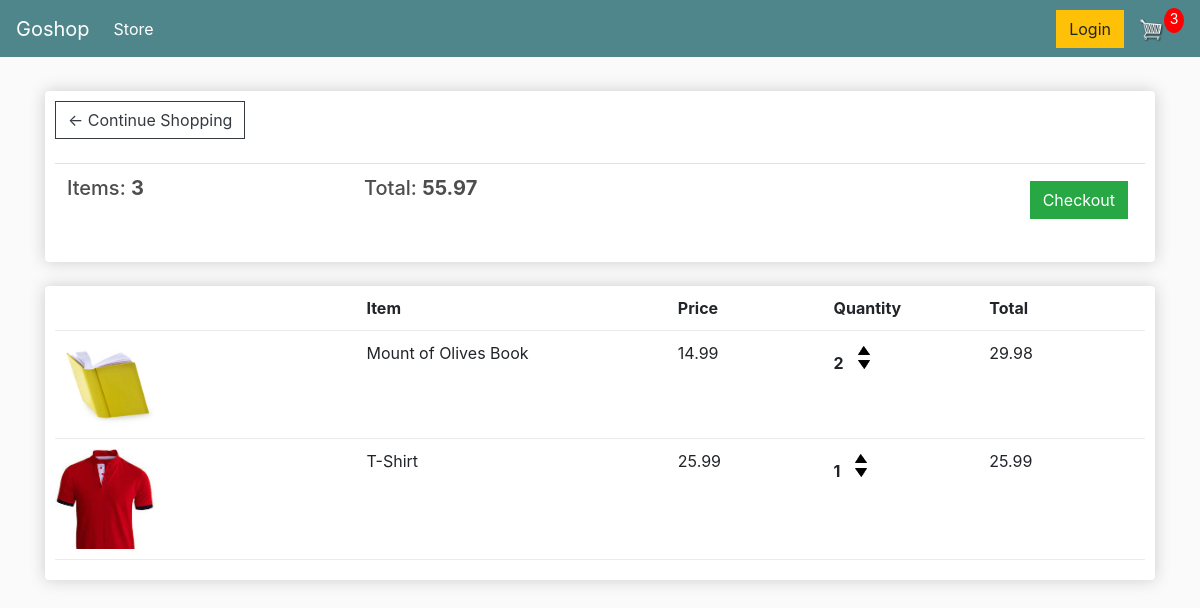
The page /cart/ (signed in) on the database as committed earlier.
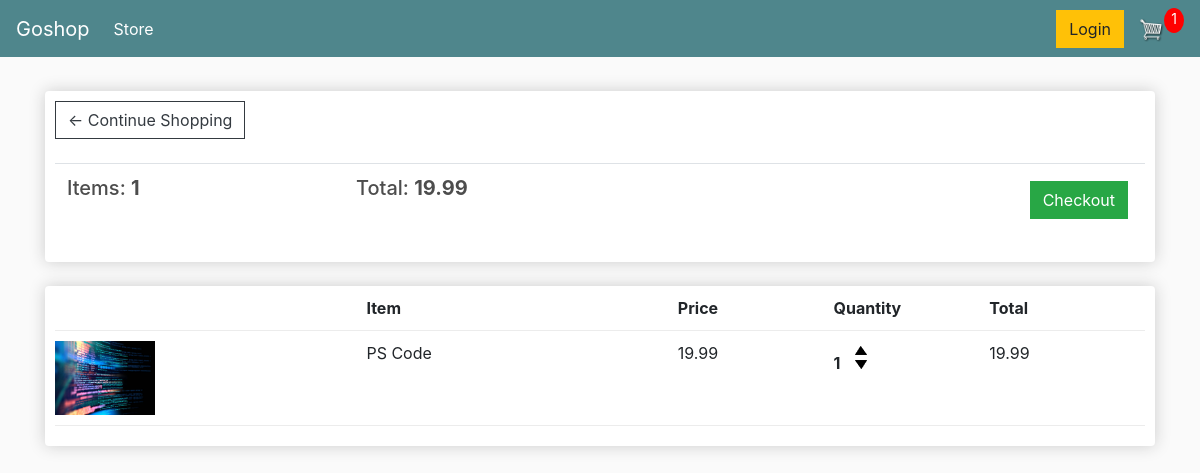
The same page on the database as committed later.
### shopApp/models.py (models this page shows, shortened)
class Order(models.Model):
    customer = models.ForeignKey(Customer, on_delete=models.SET_NULL, blank=True, null=True)
    date_ordered = models.DateTimeField(auto_now_add=True)
    complete = models.BooleanField(default=False, null=True, blank=False)
    transaction_id = models.CharField(max_length=200, null=True)
    @property
    def cart_total(self):
        orderitems = self.orderitem_set.all()
        total = sum([item.total for item in orderitems])
        return total
    @property
    def cart_items(self):
        orderitems = self.orderitem_set.all()
        total = total = sum([item.quantity for item in orderitems])
        return total

class OrderItem(models.Model):
    product = models.ForeignKey(Product, on_delete=models.SET_NULL, blank=True, null=True)
    order = models.ForeignKey(Order, on_delete=models.SET_NULL, blank=True, null=True)
    quantity = models.IntegerField(default=0, null=True, blank=True)
    date_ordered = models.DateTimeField(auto_now_add=True)
    @property
    def total(self):
        return self.product.price * self.quantity

class Product(models.Model):
    name = models.CharField(max_length=100, null=True)
    price = models.FloatField()
    digital = models.BooleanField(default=False, null=True, blank=False)
    image = models.ImageField(null=True, blank=True)

### shopApp/views.py (the view)
# urls.py: path('cart/', views.cart, name='cart'),
def cart(request):
    if request.user.is_authenticated:
        customer = request.user.customer
        order, created = Order.objects.get_or_create(customer=customer, complete=False)
        items = order.orderitem_set.all()
        cartItems = order.cart_items
    else:
        items = []
        order = { 'cart_total': 0, 'cart_items': 0, 'shipping': False}
        cartItems = order['cart_items']
    context = {
        'items': items,
        'order': order,
        'cartItems': cartItems,
    }
    return render(request, 'shopApp/cart.html', context)

### shopApp/templates/shopApp/cart.html
{% extends 'shopApp/base.html' %}
{% load static%}
{% block content%}
<div class="row">
    <div class="col-lg-12">
        <div class="box-element">
            <a class="btn btn-outline-dark" href="{% url 'store' %}">&#x2190; Continue Shopping</a>
            <br>
            <br>
            <table class="table">
                <tr>
                    <th><h5>Items: <strong>{{order.cart_items}}</strong></h5></th>
                    <th><h5>Total: <strong>{{order.cart_total|floatformat:2}}</strong></h5></th>
                    <th>
                        <a style="float:right; margin: 5px;" class="btn btn-success" href="{% url 'checkout' %}">
                            Checkout
                        </a>
                    </th>
                </tr>
            </table>
        </div>
        <br>
        <div class="box-element">
            <div class="cart-row">
                <div style="flex:2"></div>
                <div style="flex:2"><strong>Item</strong></div>
                <div style="flex:1"><strong>Price</strong></div>
                <div style="flex:1"><strong>Quantity</strong></div>
                <div style="flex:1"><strong>Total</strong></div>
            </div>
            {% for item in items %}
            <div class="cart-row">
                <div style="flex:2"><img class="row-image" src="{{ item.product.image.url}}"></div>
                <div style="flex:2"><p>{{ item.product.name }}</p></div>
                <div style="flex:1"><p>{{ item.product.price|floatformat:2 }}</p></div>
                <div style="flex:1">
                    <p class="quantity">{{ item.quantity }}</p>
                    <div class="quantity">
                        <img data-product="{{item.product.id}}" data-action="add" class="chg-quantity update-cart" src="{% static  'images/arrow-up.png' %}">
                        <img data-product="{{item.product.id}}" data-action="remove" class="chg-quantity update-cart" src="{% static  'images/arrow-down.png' %}">
                    </div>
                </div>
                <div style="flex:1"><p>{{ item.total|floatformat:2 }}</p></div>
            </div>
            {% endfor %}
        </div>
    </div>
</div>
{% endblock content %}

Rows that differ between the two databases and show on the page:
removed OrderItem: product.image (picture), product.name "Mount of Olives Book", product.price "14.99", quantity "2", total "29.98"
removed OrderItem: product.image (picture), product.name "T-Shirt", product.price "25.99", quantity "1", total "25.99"
computed for Order: cart_items "3" → "1"; cart_total "55.97" → "19.99"
added OrderItem: product.image (picture), product.name "PS Code", product.price "19.99", quantity "1", total "19.99"
Other text that changed with them:
{{ cartItems }}: "3" → "1"
